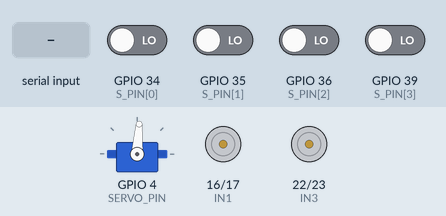
This sketch was run on a simulated ESP32. Parts: servo, motor-driver pin pairs drawn as motors (green arrow = first pin HIGH = forward, orange = second pin HIGH = backward, longer = more drive, scaled by the enable pin). Inputs (shaded band) come from the test bench; at power-on: GPIO 34 (S_PIN[0]), GPIO 35 (S_PIN[1]), GPIO 36 (S_PIN[2]), GPIO 39 (S_PIN[3]) LOW. Nothing arrives over Bluetooth unless stated.

Above: at 1.2 s.
1.3 s: "<g>" received over the second serial link
Timing chart, 0 to 4.3 s (numbered marks = the images above; inputs shaded):
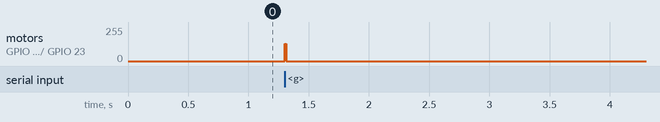

The sketch:

line_follower.ino
```cpp
/*
============================================================================
  LINE FOLLOWER v2  —  ESP32 (Bluetooth) — proportional + tunable center
============================================================================
  FIXES from v1 (based on testing):
    1. TRUE PROPORTIONAL: correction now scales smoothly with how far off
       the robot is. Far from center = strong steer, near center = gentle.
       (v1 felt "constant" because error was too quantized.)
    2. CENTER OFFSET: if it parks off to one side, nudge the true-center
       with 'o' / 'p' keys until it sits where you want.
    3. SMOOTHER: error is low-pass filtered so steering isn't jerky.

  YOUR ROBOT'S CALIBRATION:
    Servo neutral=86, MAX_LEFT=98, MAX_RIGHT=74
    Sensors S1=34 S2=35 S3=36 S4=39 (left to right)

  COMMANDS:
    g  GO        x STOP        f flip polarity      m sensor readings
    + / -  steering strength (gain)
    o / p  shift center LEFT / RIGHT (fixes parking off to one side)
    < / >  less / more smoothing
    [ / ]  slower / faster
    ?  status
============================================================================
*/

#include <ESP32Servo.h>
#include "BluetoothSerial.h"

BluetoothSerial SerialBT;

// ===== SERVO + LIMITS =====
const int SERVO_PIN  = 4;
const int NEUTRAL    = 86;
const int MAX_LEFT   = 98;   // higher angle = left
const int MAX_RIGHT  = 74;   // lower angle = right
const int PULSE_MIN_US = 500;
const int PULSE_MAX_US = 2500;
Servo steering;
int lastServoWrite = -1;

// ===== LINE SENSORS =====
const int S_PIN[4] = {34, 35, 36, 39};
bool lineIsHigh = true;      // toggle with 'f' if it steers wrong way

// ===== MOTORS =====
#define ENA 25
#define ENB 26
#define IN1 16
#define IN2 17
#define IN3 22
#define IN4 23
const int pwmFreq = 1000;
const int pwmResolution = 8;
int dcSpeed = 130;

// ===== CONTROL =====
bool   following   = false;
float  steerGain   = 8.0;    // proportional gain (how hard to correct)
float  centerOffset = 0.0;   // shift "true center" if it parks off-side
float  smoothing   = 0.4;    // 0=no smoothing(jerky) ... 0.9=very smooth(laggy)
float  filteredError = 0.0;  // low-pass filtered error
float  lastError   = 0.0;
int    lostCounter = 0;
const int LOST_LIMIT = 25;

// Sensor position weights (left negative, right positive)
const float WEIGHT[4] = {-3.0, -1.0, +1.0, +3.0};

void stopDC() {
  digitalWrite(IN1, LOW); digitalWrite(IN2, LOW);
  digitalWrite(IN3, LOW); digitalWrite(IN4, LOW);
  ledcWrite(ENA, 0); ledcWrite(ENB, 0);
}
void driveForward() {
  digitalWrite(IN1, HIGH); digitalWrite(IN2, LOW);
  digitalWrite(IN3, HIGH); digitalWrite(IN4, LOW);
  ledcWrite(ENA, dcSpeed); ledcWrite(ENB, dcSpeed);
}

void writeServo(int a) {
  a = constrain(a, MAX_RIGHT, MAX_LEFT);
  if (a != lastServoWrite) { steering.write(a); lastServoWrite = a; }
}

// Returns true if line seen; sets *error to position (with center offset applied)
bool readLine(float *error) {
  int onCount = 0;
  float sum = 0;
  for (int i = 0; i < 4; i++) {
    int raw = digitalRead(S_PIN[i]);
    bool onLine = lineIsHigh ? (raw == 1) : (raw == 0);
    if (onLine) { sum += WEIGHT[i]; onCount++; }
  }
  if (onCount == 0) return false;
  *error = (sum / onCount) - centerOffset;   // apply center correction
  return true;
}

void printStatus() {
  SerialBT.print("[status] follow="); SerialBT.print(following ? "YES" : "no");
  SerialBT.print(" pol="); SerialBT.print(lineIsHigh ? "1" : "0");
  SerialBT.print(" gain="); SerialBT.print(steerGain);
  SerialBT.print(" center="); SerialBT.print(centerOffset);
  SerialBT.print(" smooth="); SerialBT.print(smoothing);
  SerialBT.print(" speed="); SerialBT.println(dcSpeed);
}

void setup() {
  Serial.begin(115200);
  SerialBT.begin("RobotTuner");

  ESP32PWM::allocateTimer(0);
  steering.setPeriodHertz(50);
  steering.attach(SERVO_PIN, PULSE_MIN_US, PULSE_MAX_US);
  writeServo(NEUTRAL);

  for (int i = 0; i < 4; i++) pinMode(S_PIN[i], INPUT);

  pinMode(IN1, OUTPUT); pinMode(IN2, OUTPUT);
  pinMode(IN3, OUTPUT); pinMode(IN4, OUTPUT);
  ledcAttach(ENA, pwmFreq, pwmResolution);
  ledcAttach(ENB, pwmFreq, pwmResolution);
  stopDC();

  SerialBT.println("=== LINE FOLLOWER v2 ===");
  SerialBT.println("g go x stop f flip m sensors | +/- gain o/p center </> smooth [ ] speed");
  printStatus();
}

void loop() {
  if (SerialBT.available()) {
    char c = SerialBT.read();
    switch (c) {
      case 'g': following = true;  filteredError = 0; SerialBT.println(">> GO"); break;
      case 'x': following = false; stopDC(); writeServo(NEUTRAL);
                SerialBT.println(">> STOP"); break;
      case 'f': lineIsHigh = !lineIsHigh;
                SerialBT.print(">> polarity="); SerialBT.println(lineIsHigh?"1":"0"); break;
      case '+': steerGain += 1.0; printStatus(); break;
      case '-': steerGain = max(0.0f, steerGain - 1.0f); printStatus(); break;
      case 'o': centerOffset -= 0.25; printStatus(); break;   // shift center left
      case 'p': centerOffset += 0.25; printStatus(); break;   // shift center right
      case '<': smoothing = max(0.0f, smoothing - 0.1f); printStatus(); break;
      case '>': smoothing = min(0.9f, smoothing + 0.1f); printStatus(); break;
      case '[': dcSpeed = max(0, dcSpeed - 10);
                SerialBT.print(">> speed="); SerialBT.println(dcSpeed); break;
      case ']': dcSpeed = min(255, dcSpeed + 10);
                SerialBT.print(">> speed="); SerialBT.println(dcSpeed); break;
      case '?': printStatus(); break;
      case 'm': {
        SerialBT.print("sensors: ");
        for (int i = 0; i < 4; i++) { SerialBT.print(digitalRead(S_PIN[i])); SerialBT.print(" "); }
        float e; bool s = readLine(&e);
        SerialBT.print("  error="); SerialBT.print(s ? String(e) : "none");
        SerialBT.println();
        break;
      }
      default: break;
    }
  }

  if (following) {
    float error;
    bool seen = readLine(&error);

    if (seen) {
      lostCounter = 0;
      lastError = error;
    } else {
      lostCounter++;
      error = lastError;
      if (lostCounter > LOST_LIMIT) {
        stopDC(); writeServo(NEUTRAL);
        SerialBT.println(">> LINE LOST - stopped");
        following = false;
        return;
      }
    }

    // Low-pass filter: smooth the error so steering isn't jerky.
    // filteredError moves toward error; 'smoothing' controls how slowly.
    filteredError = smoothing * filteredError + (1.0 - smoothing) * error;

    // TRUE PROPORTIONAL: angle change scales with how far off we are.
    // Bigger filteredError -> bigger correction. Near center -> gentle.
    int angle = NEUTRAL - (int)(steerGain * filteredError);
    writeServo(angle);

    driveForward();
  }
}
```

Measured:
- after the input at 1.3 s, motor on GPIO 16 (IN1) / GPIO 17 (IN2), motor on GPIO 22 (IN3) / GPIO 23 (IN4): stopped → forward 129/255 at once, → stopped 0.01 s later
